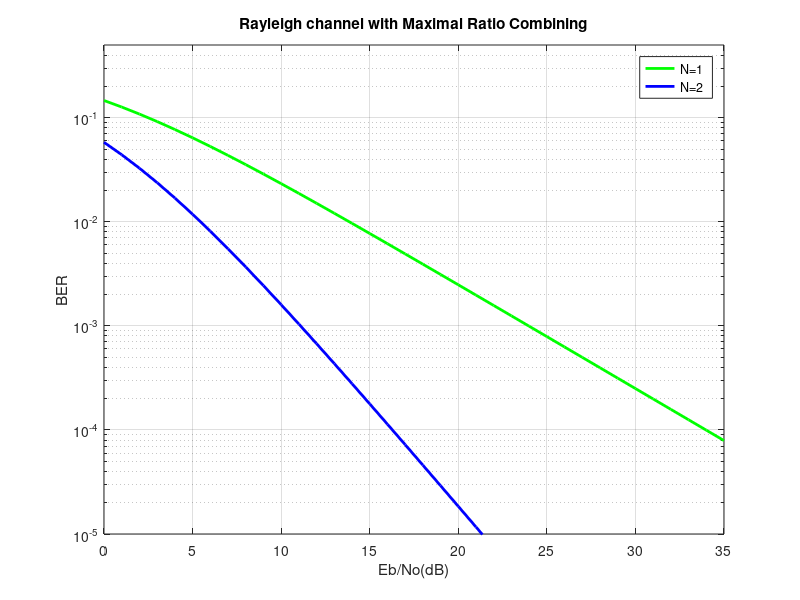

This figure's MATLAB source:
%%  Maximal Ratio Combining in Rayleigh fading channel
close all;
clear all;
clear
N = 10^6; % number of bits or symbols
%% Transmitter
ip = rand(1,N)>0.5; % generating 0,1 with equal probability
s = 2*ip-1; % BPSK modulation 0 -> -1; 1 -> 0
nRx = [1 2];
Eb_N0_dB = [0:35]; % multiple Eb/N0 values
for jj = 1:length(nRx)
for ii = 1:length(Eb_N0_dB)
n = 1/sqrt(2)*[randn(nRx(jj),N) + j*randn(nRx(jj),N)]; % white gaussian noise, 0dB variance
h = 1/sqrt(2)*[randn(nRx(jj),N) + j*randn(nRx(jj),N)]; % Rayleigh channel
%% Channel and noise Noise addition
sD = kron(ones(nRx(jj),1),s);
y = h.*sD + 10^(-Eb_N0_dB(ii)/20)*n;
%% equalization maximal ratio combining
yHat = sum(conj(h).*y,1)./sum(h.*conj(h),1);
%% receiver - hard decision decoding
ipHat = real(yHat)>0;
% counting the errors
nErr(jj,ii) = size(find([ip- ipHat]),2);
end
end
simBer = nErr/N; %% simulated ber
EbN0Lin = 10.^(Eb_N0_dB/10);
theoryBer_nRx1 = 0.5.*(1-1*(1+1./EbN0Lin).^(-0.5));
p = 1/2 - 1/2*(1+1./EbN0Lin).^(-1/2);
theoryBer_nRx2 = p.^2.*(1+2*(1-p));
close all
figure
semilogy(Eb_N0_dB,theoryBer_nRx1,'g','LineWidth',2);
hold on
semilogy(Eb_N0_dB,theoryBer_nRx2,'b','LineWidth',2);
;
axis([0 35 10^-5 0.5])
grid on
legend('N=1 ', 'N=2 ');
xlabel('Eb/No(dB)');
ylabel('BER');
title('Rayleigh channel with Maximal Ratio Combining');